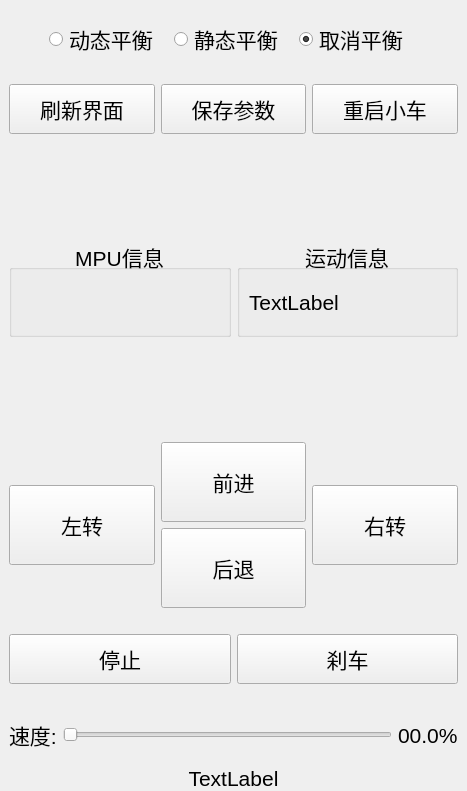
<?xml version="1.0" encoding="UTF-8"?>
<ui version="4.0">
 <class>MainWindow</class>
 <widget class="QMainWindow" name="MainWindow">
  <property name="geometry">
   <rect>
    <x>0</x>
    <y>0</y>
    <width>467</width>
    <height>791</height>
   </rect>
  </property>
  <property name="font">
   <font>
    <pointsize>16</pointsize>
   </font>
  </property>
  <property name="windowTitle">
   <string>MainWindow</string>
  </property>
  <widget class="QWidget" name="centralwidget">
   <layout class="QVBoxLayout" name="verticalLayout_4">
    <property name="topMargin">
     <number>20</number>
    </property>
    <property name="bottomMargin">
     <number>0</number>
    </property>
    <item>
     <layout class="QHBoxLayout" name="horizontalLayout_2">
      <item>
       <spacer name="horizontalSpacer">
        <property name="orientation">
         <enum>Qt::Horizontal</enum>
        </property>
        <property name="sizeType">
         <enum>QSizePolicy::Preferred</enum>
        </property>
        <property name="sizeHint" stdset="0">
         <size>
          <width>40</width>
          <height>20</height>
         </size>
        </property>
       </spacer>
      </item>
      <item>
       <widget class="QRadioButton" name="radioButton_dynamic_balance">
        <property name="sizePolicy">
         <sizepolicy hsizetype="Preferred" vsizetype="Preferred">
          <horstretch>0</horstretch>
          <verstretch>0</verstretch>
         </sizepolicy>
        </property>
        <property name="font">
         <font>
          <pointsize>16</pointsize>
         </font>
        </property>
        <property name="text">
         <string>动态平衡</string>
        </property>
       </widget>
      </item>
      <item>
       <widget class="QRadioButton" name="radioButton_static_balance">
        <property name="sizePolicy">
         <sizepolicy hsizetype="Preferred" vsizetype="Preferred">
          <horstretch>0</horstretch>
          <verstretch>0</verstretch>
         </sizepolicy>
        </property>
        <property name="font">
         <font>
          <pointsize>16</pointsize>
         </font>
        </property>
        <property name="text">
         <string>静态平衡</string>
        </property>
       </widget>
      </item>
      <item>
       <widget class="QRadioButton" name="radioButton_no_balance">
        <property name="sizePolicy">
         <sizepolicy hsizetype="Preferred" vsizetype="Preferred">
          <horstretch>0</horstretch>
          <verstretch>0</verstretch>
         </sizepolicy>
        </property>
        <property name="font">
         <font>
          <pointsize>16</pointsize>
         </font>
        </property>
        <property name="text">
         <string>取消平衡</string>
        </property>
        <property name="checked">
         <bool>true</bool>
        </property>
       </widget>
      </item>
      <item>
       <spacer name="horizontalSpacer_2">
        <property name="orientation">
         <enum>Qt::Horizontal</enum>
        </property>
        <property name="sizeType">
         <enum>QSizePolicy::Preferred</enum>
        </property>
        <property name="sizeHint" stdset="0">
         <size>
          <width>40</width>
          <height>20</height>
         </size>
        </property>
       </spacer>
      </item>
     </layout>
    </item>
    <item>
     <spacer name="verticalSpacer">
      <property name="orientation">
       <enum>Qt::Vertical</enum>
      </property>
      <property name="sizeType">
       <enum>QSizePolicy::Fixed</enum>
      </property>
      <property name="sizeHint" stdset="0">
       <size>
        <width>20</width>
        <height>20</height>
       </size>
      </property>
     </spacer>
    </item>
    <item>
     <layout class="QHBoxLayout" name="horizontalLayout_5">
      <item>
       <widget class="QPushButton" name="pushButton_refresh">
        <property name="sizePolicy">
         <sizepolicy hsizetype="Preferred" vsizetype="Preferred">
          <horstretch>0</horstretch>
          <verstretch>0</verstretch>
         </sizepolicy>
        </property>
        <property name="minimumSize">
         <size>
          <width>0</width>
          <height>50</height>
         </size>
        </property>
        <property name="text">
         <string>刷新界面</string>
        </property>
       </widget>
      </item>
      <item>
       <widget class="QPushButton" name="pushButton_save">
        <property name="sizePolicy">
         <sizepolicy hsizetype="Minimum" vsizetype="Preferred">
          <horstretch>0</horstretch>
          <verstretch>0</verstretch>
         </sizepolicy>
        </property>
        <property name="text">
         <string>保存参数</string>
        </property>
       </widget>
      </item>
      <item>
       <widget class="QPushButton" name="pushButton_restart">
        <property name="sizePolicy">
         <sizepolicy hsizetype="Preferred" vsizetype="Preferred">
          <horstretch>0</horstretch>
          <verstretch>0</verstretch>
         </sizepolicy>
        </property>
        <property name="minimumSize">
         <size>
          <width>0</width>
          <height>50</height>
         </size>
        </property>
        <property name="text">
         <string>重启小车</string>
        </property>
       </widget>
      </item>
     </layout>
    </item>
    <item>
     <spacer name="verticalSpacer_9">
      <property name="orientation">
       <enum>Qt::Vertical</enum>
      </property>
      <property name="sizeHint" stdset="0">
       <size>
        <width>20</width>
        <height>40</height>
       </size>
      </property>
     </spacer>
    </item>
    <item>
     <layout class="QHBoxLayout" name="horizontalLayout_4">
      <item>
       <widget class="QGroupBox" name="groupBox">
        <property name="title">
         <string>MPU信息</string>
        </property>
        <property name="alignment">
         <set>Qt::AlignCenter</set>
        </property>
        <layout class="QVBoxLayout" name="verticalLayout_5">
         <item>
          <widget class="QLabel" name="label_mpu_status">
           <property name="sizePolicy">
            <sizepolicy hsizetype="Preferred" vsizetype="Expanding">
             <horstretch>0</horstretch>
             <verstretch>0</verstretch>
            </sizepolicy>
           </property>
           <property name="text">
            <string/>
           </property>
          </widget>
         </item>
        </layout>
       </widget>
      </item>
      <item>
       <widget class="QGroupBox" name="groupBox_2">
        <property name="title">
         <string>运动信息</string>
        </property>
        <property name="alignment">
         <set>Qt::AlignCenter</set>
        </property>
        <layout class="QVBoxLayout" name="verticalLayout_6">
         <item>
          <widget class="QLabel" name="label_motion_status">
           <property name="sizePolicy">
            <sizepolicy hsizetype="Preferred" vsizetype="Expanding">
             <horstretch>0</horstretch>
             <verstretch>0</verstretch>
            </sizepolicy>
           </property>
           <property name="text">
            <string>TextLabel</string>
           </property>
          </widget>
         </item>
        </layout>
       </widget>
      </item>
     </layout>
    </item>
    <item>
     <spacer name="verticalSpacer_8">
      <property name="orientation">
       <enum>Qt::Vertical</enum>
      </property>
      <property name="sizeHint" stdset="0">
       <size>
        <width>20</width>
        <height>40</height>
       </size>
      </property>
     </spacer>
    </item>
    <item>
     <layout class="QHBoxLayout" name="horizontalLayout">
      <item>
       <layout class="QVBoxLayout" name="verticalLayout" stretch="1,1,1">
        <item>
         <spacer name="verticalSpacer_2">
          <property name="orientation">
           <enum>Qt::Vertical</enum>
          </property>
          <property name="sizeType">
           <enum>QSizePolicy::Maximum</enum>
          </property>
          <property name="sizeHint" stdset="0">
           <size>
            <width>20</width>
            <height>40</height>
           </size>
          </property>
         </spacer>
        </item>
        <item>
         <widget class="QPushButton" name="pushButton_move_left">
          <property name="sizePolicy">
           <sizepolicy hsizetype="Preferred" vsizetype="Maximum">
            <horstretch>0</horstretch>
            <verstretch>0</verstretch>
           </sizepolicy>
          </property>
          <property name="minimumSize">
           <size>
            <width>0</width>
            <height>80</height>
           </size>
          </property>
          <property name="text">
           <string>左转</string>
          </property>
         </widget>
        </item>
        <item>
         <spacer name="verticalSpacer_3">
          <property name="orientation">
           <enum>Qt::Vertical</enum>
          </property>
          <property name="sizeType">
           <enum>QSizePolicy::Maximum</enum>
          </property>
          <property name="sizeHint" stdset="0">
           <size>
            <width>20</width>
            <height>40</height>
           </size>
          </property>
         </spacer>
        </item>
       </layout>
      </item>
      <item>
       <layout class="QVBoxLayout" name="verticalLayout_2" stretch="1,1">
        <item>
         <widget class="QPushButton" name="pushButton_move_front">
          <property name="sizePolicy">
           <sizepolicy hsizetype="Preferred" vsizetype="Maximum">
            <horstretch>0</horstretch>
            <verstretch>0</verstretch>
           </sizepolicy>
          </property>
          <property name="minimumSize">
           <size>
            <width>0</width>
            <height>80</height>
           </size>
          </property>
          <property name="text">
           <string>前进</string>
          </property>
         </widget>
        </item>
        <item>
         <widget class="QPushButton" name="pushButton_move_back">
          <property name="sizePolicy">
           <sizepolicy hsizetype="Preferred" vsizetype="Maximum">
            <horstretch>0</horstretch>
            <verstretch>0</verstretch>
           </sizepolicy>
          </property>
          <property name="minimumSize">
           <size>
            <width>0</width>
            <height>80</height>
           </size>
          </property>
          <property name="text">
           <string>后退</string>
          </property>
         </widget>
        </item>
       </layout>
      </item>
      <item>
       <layout class="QVBoxLayout" name="verticalLayout_3" stretch="1,1,1">
        <item>
         <spacer name="verticalSpacer_4">
          <property name="orientation">
           <enum>Qt::Vertical</enum>
          </property>
          <property name="sizeType">
           <enum>QSizePolicy::Maximum</enum>
          </property>
          <property name="sizeHint" stdset="0">
           <size>
            <width>20</width>
            <height>40</height>
           </size>
          </property>
         </spacer>
        </item>
        <item>
         <widget class="QPushButton" name="pushButton_move_right">
          <property name="sizePolicy">
           <sizepolicy hsizetype="Preferred" vsizetype="Maximum">
            <horstretch>0</horstretch>
            <verstretch>0</verstretch>
           </sizepolicy>
          </property>
          <property name="minimumSize">
           <size>
            <width>0</width>
            <height>80</height>
           </size>
          </property>
          <property name="text">
           <string>右转</string>
          </property>
         </widget>
        </item>
        <item>
         <spacer name="verticalSpacer_5">
          <property name="orientation">
           <enum>Qt::Vertical</enum>
          </property>
          <property name="sizeType">
           <enum>QSizePolicy::Maximum</enum>
          </property>
          <property name="sizeHint" stdset="0">
           <size>
            <width>20</width>
            <height>40</height>
           </size>
          </property>
         </spacer>
        </item>
       </layout>
      </item>
     </layout>
    </item>
    <item>
     <spacer name="verticalSpacer_7">
      <property name="orientation">
       <enum>Qt::Vertical</enum>
      </property>
      <property name="sizeType">
       <enum>QSizePolicy::Fixed</enum>
      </property>
      <property name="sizeHint" stdset="0">
       <size>
        <width>20</width>
        <height>20</height>
       </size>
      </property>
     </spacer>
    </item>
    <item>
     <layout class="QHBoxLayout" name="horizontalLayout_6">
      <item>
       <widget class="QPushButton" name="pushButton_stop_move">
        <property name="sizePolicy">
         <sizepolicy hsizetype="Preferred" vsizetype="Maximum">
          <horstretch>0</horstretch>
          <verstretch>0</verstretch>
         </sizepolicy>
        </property>
        <property name="minimumSize">
         <size>
          <width>0</width>
          <height>50</height>
         </size>
        </property>
        <property name="text">
         <string>停止</string>
        </property>
       </widget>
      </item>
      <item>
       <widget class="QPushButton" name="pushButton_brake">
        <property name="sizePolicy">
         <sizepolicy hsizetype="Preferred" vsizetype="Maximum">
          <horstretch>0</horstretch>
          <verstretch>0</verstretch>
         </sizepolicy>
        </property>
        <property name="minimumSize">
         <size>
          <width>0</width>
          <height>50</height>
         </size>
        </property>
        <property name="text">
         <string>刹车</string>
        </property>
       </widget>
      </item>
     </layout>
    </item>
    <item>
     <spacer name="verticalSpacer_6">
      <property name="orientation">
       <enum>Qt::Vertical</enum>
      </property>
      <property name="sizeType">
       <enum>QSizePolicy::Fixed</enum>
      </property>
      <property name="sizeHint" stdset="0">
       <size>
        <width>20</width>
        <height>20</height>
       </size>
      </property>
     </spacer>
    </item>
    <item>
     <layout class="QHBoxLayout" name="horizontalLayout_3">
      <item>
       <widget class="QLabel" name="label">
        <property name="text">
         <string>速度:</string>
        </property>
       </widget>
      </item>
      <item>
       <widget class="QSlider" name="horizontalSlider_speed_percent">
        <property name="sizePolicy">
         <sizepolicy hsizetype="Expanding" vsizetype="Preferred">
          <horstretch>0</horstretch>
          <verstretch>0</verstretch>
         </sizepolicy>
        </property>
        <property name="minimumSize">
         <size>
          <width>0</width>
          <height>50</height>
         </size>
        </property>
        <property name="minimum">
         <number>1</number>
        </property>
        <property name="maximum">
         <number>1000</number>
        </property>
        <property name="tracking">
         <bool>true</bool>
        </property>
        <property name="orientation">
         <enum>Qt::Horizontal</enum>
        </property>
        <property name="invertedAppearance">
         <bool>false</bool>
        </property>
        <property name="invertedControls">
         <bool>false</bool>
        </property>
       </widget>
      </item>
      <item>
       <widget class="QLabel" name="label_speed_percent">
        <property name="text">
         <string>00.0%</string>
        </property>
       </widget>
      </item>
     </layout>
    </item>
    <item>
     <widget class="QLabel" name="label_connect_status">
      <property name="text">
       <string>TextLabel</string>
      </property>
      <property name="alignment">
       <set>Qt::AlignCenter</set>
      </property>
     </widget>
    </item>
   </layout>
  </widget>
 </widget>
 <resources/>
 <connections/>
</ui>
